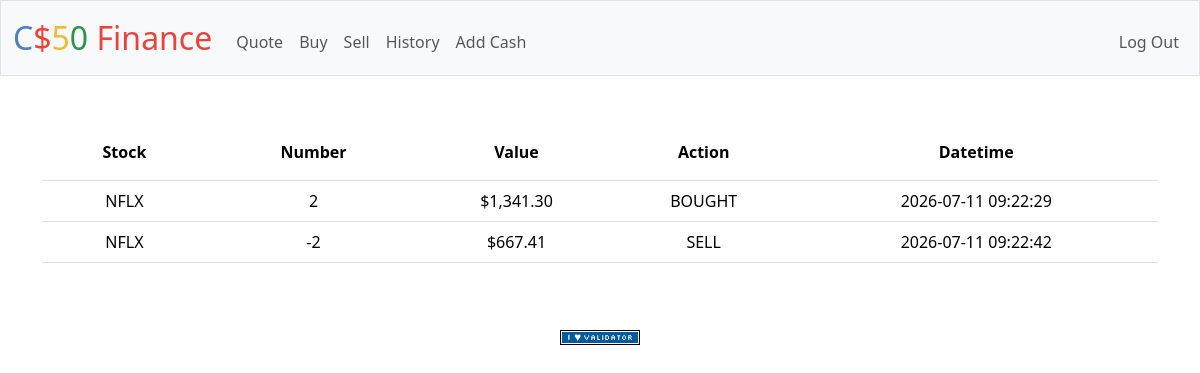
The app's page /history (signed in) with its own data.
### tables this page shows
CREATE TABLE history (
id INTEGER PRIMARY KEY AUTOINCREMENT,
symbol text NOT NULL,
number int NOT NULL,
amount numeric NOT NULL,
action text NOT NULL,
uid int NOT NULL
, datetime VARCHAR(20));

### app.py (the view)
@app.route("/history")
@login_required
def history():
    uid = session["user_id"]
    rows = db.execute(
        """
        SELECT symbol, number, amount, action, datetime
        FROM history
        WHERE uid = ?
        """,
        uid
    )
    return render_template("history.html", rows=rows)

### app.py (called while the page is built)
@app.after_request
def after_request(response):
    response.headers["Cache-Control"] = "no-cache, no-store, must-revalidate"
    response.headers["Expires"] = 0
    response.headers["Pragma"] = "no-cache"
    return response

### helpers.py (called while the page is built)
def login_required(f):
    @wraps(f)
    def decorated_function(*args, **kwargs):
        if session.get("user_id") is None:
            return redirect("/login")
        return f(*args, **kwargs)
    return decorated_function

def usd(value):
    return f"${value:,.2f}"

### templates/history.html (shortened to what this page needs)
{% extends "layout.html" %}
{% block main %}
    <table class="table">
        <thead>
            <tr>
                <th class="p-3">Stock</th>
                <th class="p-3">Number</th>
                <th class="p-3">Value</th>
                <th class="p-3">Action</th>
                <th class="p-3">Datetime</th>
            </tr>
        </thead>
        <tbody>
            {% for stock in rows %}
                <tr>
                    <td>{{ stock.symbol }}</td>
                    <td>{{ stock.number }}</td>
                    <td>{{ stock.amount | usd }}</td>
                    <td>{{ stock.action }}</td>
                    <td>{{ stock.datetime }}</td>
                </tr>
            {% endfor %}
        </tbody>
    </table>
{% endblock %}

### records on screen
history: symbol "NFLX", number "2", amount "$1,341.30", action "BOUGHT", datetime "2026-07-11 09:22:29"
history: symbol "NFLX", number "-2", amount "$667.41", action "SELL", datetime "2026-07-11 09:22:42"
